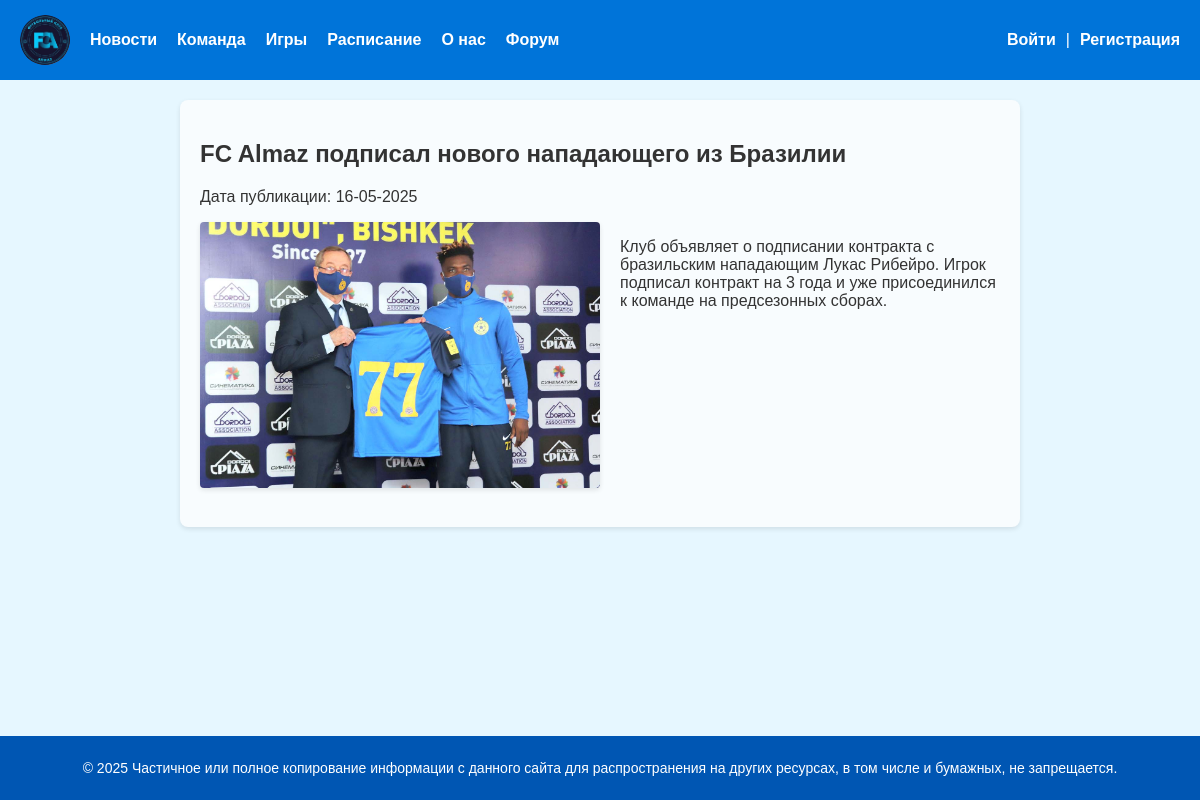
/news/fc-almaz-podpisal-novogo-napadayushchego-iz-brazilii/, run on the app's committed database.
### core/models.py (models this page shows, shortened)
class News(models.Model):
    title = models.CharField(max_length=255, verbose_name="Заголовок")
    slug = models.SlugField(max_length=255, unique=True, db_index=True, verbose_name="Slug")
    photo = models.ImageField(upload_to="news_photo/%y/%m/%d", default=None, blank=True, null=True, verbose_name="Фото")
    content = models.TextField(blank=True, verbose_name="Текст новости", validators=[MinLengthValidator(5, message="Минимум 5 символов"), MaxLengthValidator(10000, message="Максимум 10000 символов")])
    time_create = models.DateTimeField(auto_now_add=True, verbose_name="Время создания")
    class Meta:
        verbose_name = "Новость"
        verbose_name_plural = "Новости"

### core/views.py (the view)
# urls.py: path('news/<slug:news_slug>/', views.ShowNews.as_view(), name='news'),
class ShowNews(DataMixin, DetailView):
    template_name = 'core/news.html'
    context_object_name = 'news'
    slug_url_kwarg = 'news_slug'
    def get_object(self, queryset = None):
        return get_object_or_404(News.objects.all(), slug=self.kwargs[self.slug_url_kwarg])
    def get_context_data(self, **kwargs):
        context = super().get_context_data(**kwargs)
        return self.get_mixin_context(context, title=context['news'].title)

### core/utils.py (called while the page is built)
    def get_mixin_context(self, context, **kwargs):
        context.update(kwargs)
        return context

### users/context_processors.py (called while the page is built)
def get_menu_context(request):
    return {'menu': menu}

### core/templates/core/news.html
{% extends 'base.html' %}
{% block content %}
        <article class="news-article">
            <h1 class="news-title">{{ news.title }}</h1>
            <div class="news-meta">
                <p>Дата публикации: {{ news.time_create|date:"d-m-Y" }}</p>
            </div>
            <div class="news-content">
                {% if news.photo %}
                <div class="news-image-container">
                    <img src="{{ news.photo.url }}" alt="{{ news.title }}" class="news-image">
                </div>
                {% endif %}
                <div class="news-text">
                    {{ news.content|linebreaks }}
                </div>
            </div>
        </article>
{% endblock %}

### core/static/core/css/styles.css (style rules this page uses)
body { margin: 0; font-family: Arial, sans-serif; background-color: #f4f9fc; color: #333; display: flex; flex-direction: column; min-height: 100vh; }
.news-image-container { max-width: 100%; margin: 0 0 20px 0; text-align: center; }
.news-image { max-width: 100%; height: auto; max-height: 500px; width: auto; border-radius: 4px; box-shadow: 0 2px 5px rgba(0, 0, 0, 0.1); object-fit: contain; display: inline-block; }
@media (min-width: 769px) { .news-image-container { float: left; max-width: 50%; margin: 0 20px 15px 0; } }
@media (min-width: 769px) { .news-text { overflow: hidden; } }
@media (min-width: 1200px) { .news-image { max-height: 600px; } }

### data on the page
News: title "FC Almaz подписал нового нападающего из Бразилии", time_create "16-05-2025", photo (picture), content "Клуб объявляет о подписании контракта с бразильским нападающим Лукас Рибейро. Игрок подписал контракт на 3 года и уже присоединился к команде на предсезонных сборах."

### other printed values
{{ m.title }} "Новости" "Команда" "Игры" "Расписание" "О нас" "Форум"
